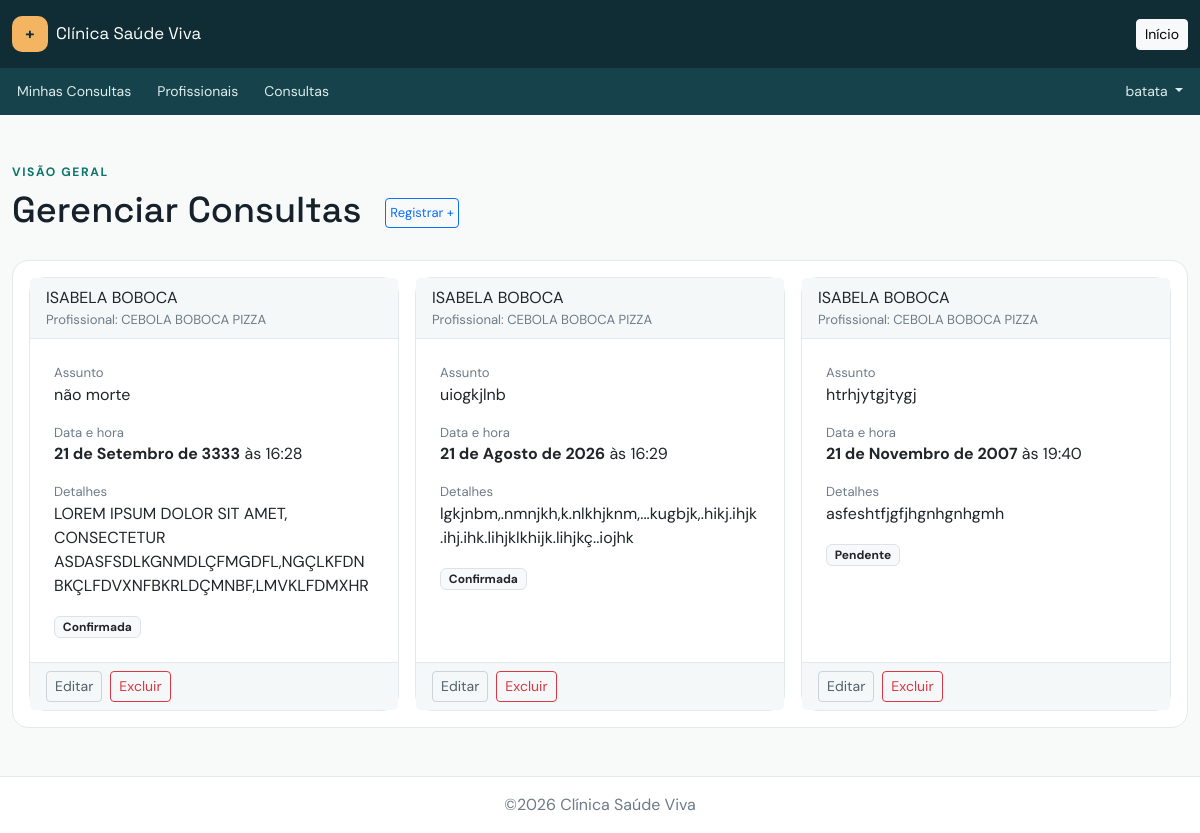
Page /appointments/list/ (signed in) on the earlier database version.
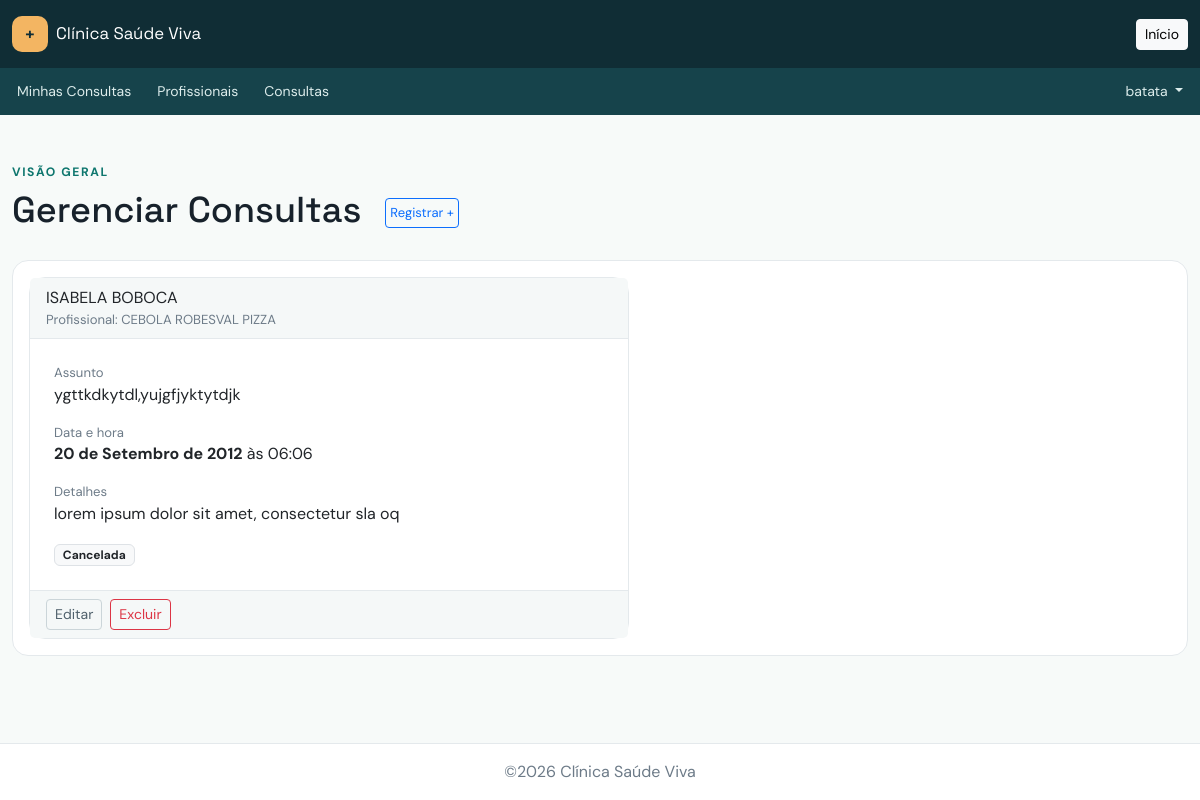
Same page on the later database version.
### appointments/models.py (models this page shows, shortened)
class Appointment(models.Model):
    class Status(models.TextChoices):
        PENDING   = 'PENDING'   , 'Pendente'
        CONFIRMED = 'CONFIRMED' , 'Confirmada'
        CANCELLED = 'CANCELLED' , 'Cancelada'
    patient      = models.ForeignKey(
        Patient, on_delete=models.CASCADE,
        verbose_name='Paciente', related_name='appointments'
    )
    professional = models.ForeignKey(
        Professional, on_delete=models.PROTECT,
        verbose_name='Profissional', related_name='appointments'
    )
    date = models.DateField(verbose_name='Data')
    time = models.TimeField(verbose_name='Hora')
    subject = models.CharField(max_length=40 , verbose_name='Assunto')
    details = models.TextField(max_length=300, verbose_name='Detalhes')
    status  = models.CharField(
        max_length=10,
        choices = Status,
        default = Status.PENDING
    )
    created_at = models.DateTimeField(auto_now_add=True, verbose_name='Criada em')
    updated_at = models.DateTimeField(auto_now    =True, verbose_name='Atualizada em')
    class Meta:
        verbose_name        = 'Consulta'
        verbose_name_plural = 'Consultas'

### users/models.py (models this page shows, shortened)
class Patient(models.Model):
    name      = models.CharField(max_length=20, verbose_name='Nome')
    full_name = models.CharField(max_length=80, verbose_name='Nome Completo')
    phone     = models.CharField(max_length= 9, verbose_name='Telefone')
    user      = models.OneToOneField(User, on_delete=models.CASCADE, verbose_name='Usuário')
    objects   = PatientManager()
    class Meta:
        verbose_name        = 'Paciente'
        verbose_name_plural = 'Pacientes'

class Professional(models.Model):
    name      = models.CharField(max_length=20, verbose_name='Nome')
    full_name = models.CharField(max_length=80, verbose_name='Nome Completo')
    phone     = models.CharField(max_length= 9, verbose_name='Telefone')
    user           = models.OneToOneField(User,
        verbose_name='Usuário',
        related_name='professional',
        on_delete=models.CASCADE,
        )
    qualifications = models.ManyToManyField(Qualification,
        through='ProfessionalQualification',
        verbose_name='Qualificações',
        related_name='professional',
        )
    objects = ProfessionalManager()
    class Meta:
        verbose_name        = 'Profissional'
        verbose_name_plural = 'Profissionais'

### appointments/views.py (the view)
# urls.py: path('list/'         , views.list_view       , name='list'   ),
@login_required
def list_view(request):
    if request.user.is_staff:
        return render(request, 'list.html', {
            'appointments' : Appointment.objects.all(),
            'global_list'  : True,
            })
    else:
        return redirect('appointments:my_list')

### appointments/templates/list.html (shortened to what this page needs)
{% extends 'base.html' %}
{% block content %}
<div class="d-flex justify-content-between page-header mb-4">
    <div>
        <div class="eyebrow mb-2">Visão geral</div>
        <div class="d-flex flex-row justify-content-start gap-4 align-items-center">
            <h1 class="page-title mb-1">
                {% if global_list %}
                    Gerenciar Consultas
                {% else %}
                    Minhas Consultas
                {% endif %}
            </h1>
            <div>
                {% if global_list %}
                    <a href="{% url 'appointments:add' %}" class="btn btn-sm btn-outline-primary p-1"
                    style="font-size: small;">Registrar +</a>
                {% endif %}
            </div>
        </div>
    </div>
</div>
<section class="panel p-3">
    <div class="appointments">
        {% for appointment in appointments %}
        <div class="card" style="max-width: 600px;">
            {% if user.is_staff %}
            <div class="card-header">
                <div class="patient-name">{{ appointment.patient.full_name }}</div>
                <div class="patient-detail">Profissional: {{ appointment.professional.full_name }}</div>
            </div>
            {% elif is_professional %}
            <div class="card-header">
                <div class="patient-name">{{ appointment.patient.full_name }}</div>
            </div>
            {% endif %}
            <div class="card-body p-4">
                <div class="patient-detail">Assunto</div>
                <p>{{ appointment.subject }}</p>
                <div class="patient-detail">Data e hora</div>
                <p><strong>{{ appointment.date }}</strong> às {{ appointment.time }}</p>
                <div class="patient-detail">Detalhes</div>
                <p>{{ appointment.details }}</p>
                <span class="badge bg-light text-dark border">{{ appointment.get_status_display }}</span>
            </div>
            {% if user.is_staff %}
            <div class="card-footer d-flex gap-2">
                <a href="{% url 'appointments:edit' id=appointment.id %}" class="btn btn-sm btn-outline-secondary">Editar</a>
                <a href="{% url 'appointments:delete' id=appointment.id confirm=0 %}" class="btn btn-sm btn-outline-danger">Excluir</a>
            </div>
            {% endif %}
        </div>
        {% empty %}
        <div class="empty-state"><div class="empty-icon mb-3">✦</div><h3 class="h5">Nenhuma consulta agendada</h3><p class="mb-0">As consultas aparecerão aqui quando forem cadastradas.</p></div>
        {% endfor %}
    </div>
</section>
{% endblock content %}

Differences in the rows shown:
removed Appointment: patient.full_name "ISABELA BOBOCA", professional.full_name "CEBOLA BOBOCA PIZZA", subject "não morte", date "21 de Setembro de 3333", time "16:28", details "LOREM IPSUM DOLOR SIT AMET, CONSECTETUR ASDASFSDLKGNMDLÇFMGDFL,NGÇLKFDNBKÇLFDVXNFBKRLDÇMNBF,LMVKLFDMXHR", status "Confirmada"
removed Appointment: patient.full_name "ISABELA BOBOCA", professional.full_name "CEBOLA BOBOCA PIZZA", subject "uiogkjlnb", date "21 de Agosto de 2026", time "16:29", details "lgkjnbm,.nmnjkh,k.nlkhjknm,...kugbjk,.hikj.ihjk.ihj.ihk.lihjklkhijk.lihjkç..iojhk", status "Confirmada"
removed Appointment: patient.full_name "ISABELA BOBOCA", professional.full_name "CEBOLA BOBOCA PIZZA", subject "htrhjytgjtygj", date "21 de Novembro de 2007", time "19:40", details "asfeshtfjgfjhgnhgnhgmh", status "Pendente"
added Appointment: patient.full_name "ISABELA BOBOCA", professional.full_name "CEBOLA ROBESVAL PIZZA", subject "ygttkdkytdl,yujgfjyktytdjk", date "20 de Setembro de 2012", time "06:06", details "lorem ipsum dolor sit amet, consectetur sla oq", status "Cancelada"
